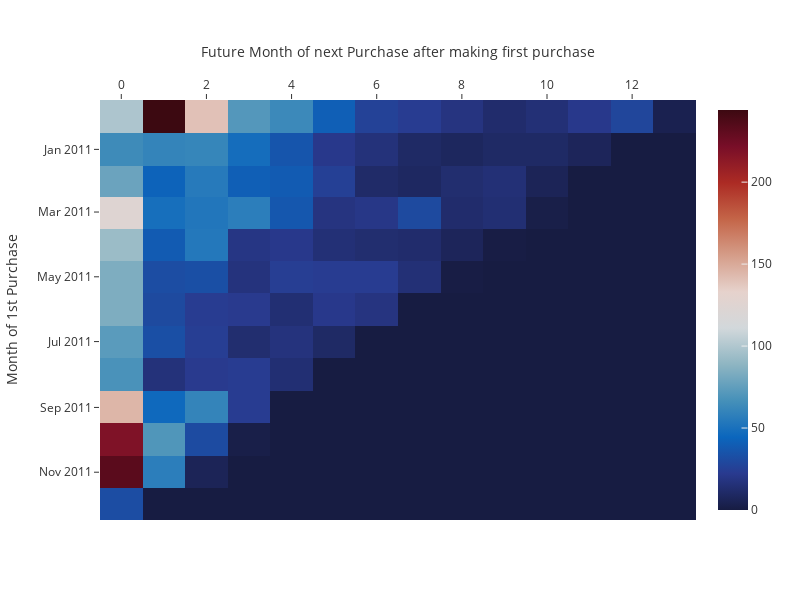

Notebook code for this chart:
### Markdown cell above
- แผนภูมิแสดงให้เห็นว่าไตรมาสของการซื้อของลูกค้าและการซื้อทั้งหมดของพวกเขาในปีต่อ ๆ ไป ลูกค้าที่ซื้อครั้งแรกในไตรมาสที่ 4 ของเดือนธันวาคม 2553 มีส่วนสนับสนุนอย่างมากในไตรมาสต่อๆ ไปของปี 2554 ข้อสังเกตเดียวกันนี้ใช้กับลูกค้าที่มาซื้อในไตรมาสแรกของปี 2554

### Code cell
cust_date =data.loc[~data.CustomerID.isna(),['CustomerID','Date']].drop_duplicates()
cust_date.sort_values(by=['CustomerID','Date'],inplace=True)
cust_date['rnk'] = cust_date.groupby(by='CustomerID')['Date'].transform('rank', method='dense')
cust_date = cust_date[cust_date.rnk<=2]
cust_date['Purchase'] = cust_date.rnk.map({1:'First Purchase',2:'Second Purchase'})

cust_purchase= cust_date.pivot(index='CustomerID',columns=['Purchase'],values='Date').reset_index()

cust_purchase['gap']=(cust_purchase['Second Purchase']- cust_purchase['First Purchase'])/ np.timedelta64(30, 'D')
cust_purchase['gap'] = cust_purchase['gap'].fillna(0).apply(lambda x:ceil(x))

days = pd.TimedeltaIndex(cust_purchase['First Purchase'].dt.day,unit="D")

cust_purchase['First_Purchase_month']=cust_purchase['First Purchase']- days+pd.DateOffset(days=1)
cust_purchase_grid = cust_purchase.pivot_table(index=['First_Purchase_month'],columns =['gap'],values='CustomerID',aggfunc='count').fillna(0)
cust_purchase_grid = cust_purchase_grid.sort_index( ascending=False)

fig = go.Figure(data=go.Heatmap(z=cust_purchase_grid
                                ,y=cust_purchase_grid.index,
                   x=cust_purchase_grid.columns.tolist(),
                   hoverongaps = True,colorscale='balance'))
fig.update_xaxes(side="top",showticklabels = True,ticktext= cust_purchase_grid.columns.tolist())
fig.update_layout(height=600,width=800,xaxis_title="Future Month of next Purchase after making first purchase"
                  ,yaxis_title="Month of 1st Purchase",
           yaxis=dict(autorange='reversed',showticklabels = True)
                  ,autosize=False,template='ggplot2')

fig.show()

del [cust_date,cust_purchase,days,cust_purchase_grid]

### Figure 1 — Plotly figure (JSON) as saved in the notebook; plotly's stock layout.template omitted (floating-point values rounded to 4 significant figures; data arrays with more than 128 entries replaced by an {"elided": "..."} marker saying what was removed)
{"data": [{"colorscale": [[0, "rgb(23, 28, 66)"], [0.09091, "rgb(41, 58, 143)"], [0.1818, "rgb(11, 102, 189)"], [0.2727, "rgb(69, 144, 185)"], [0.3636, "rgb(142, 181, 194)"], [0.4545, "rgb(210, 216, 219)"], [0.5455, "rgb(230, 210, 204)"], [0.6364, "rgb(213, 157, 137)"], [0.7273, "rgb(196, 101, 72)"], [0.8182, "rgb(172, 43, 36)"], [0.9091, "rgb(120, 14, 40)"], [1, "rgb(60, 9, 17)"]], "hoverongaps": true, "type": "heatmap", "x": [0, 1, 2, 3, 4, 5, 6, 7, 8, 9, 10, 11, 12, 13], "y": ["2011-12-01T00:00:00", "2011-11-01T00:00:00", "2011-10-01T00:00:00", "2011-09-01T00:00:00", "2011-08-01T00:00:00", "2011-07-01T00:00:00", "2011-06-01T00:00:00", "2011-05-01T00:00:00", "2011-04-01T00:00:00", "2011-03-01T00:00:00", "2011-02-01T00:00:00", "2011-01-01T00:00:00", "2010-12-01T00:00:00"], "z": {"elided": "13x14 int values"}}], "layout": {"autosize": false, "height": 600, "width": 800, "xaxis": {"showticklabels": true, "side": "top", "ticktext": [0, 1, 2, 3, 4, 5, 6, 7, 8, 9, 10, 11, 12, 13], "title": {"text": "Future Month of next Purchase after making first purchase"}}, "yaxis": {"autorange": "reversed", "showticklabels": true, "title": {"text": "Month of 1st Purchase"}}}}
